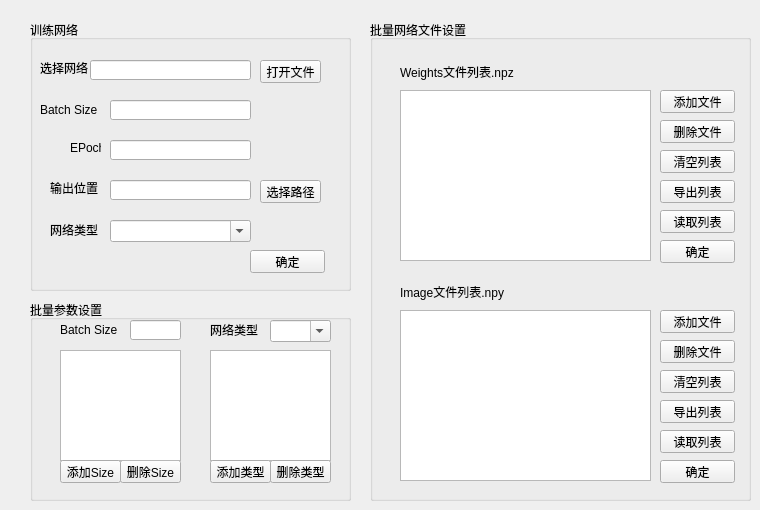
    <widget class="QWidget" name="tabnet">
     <attribute name="title">
      <string>Net</string>
     </attribute>
     <widget class="QGroupBox" name="groupTrain">
      <property name="geometry">
       <rect>
        <x>30</x>
        <y>20</y>
        <width>321</width>
        <height>271</height>
       </rect>
      </property>
      <property name="title">
       <string>训练网络</string>
      </property>
      <widget class="QLabel" name="label">
       <property name="geometry">
        <rect>
         <x>10</x>
         <y>40</y>
         <width>51</width>
         <height>16</height>
        </rect>
       </property>
       <property name="text">
        <string>选择网络</string>
       </property>
      </widget>
      <widget class="QLineEdit" name="txtT1OpenNet">
       <property name="geometry">
        <rect>
         <x>60</x>
         <y>40</y>
         <width>161</width>
         <height>20</height>
        </rect>
       </property>
      </widget>
      <widget class="QPushButton" name="btnT1OpenNet">
       <property name="geometry">
        <rect>
         <x>230</x>
         <y>40</y>
         <width>61</width>
         <height>23</height>
        </rect>
       </property>
       <property name="text">
        <string>打开文件</string>
       </property>
      </widget>
      <widget class="QLabel" name="label_17">
       <property name="geometry">
        <rect>
         <x>10</x>
         <y>80</y>
         <width>61</width>
         <height>20</height>
        </rect>
       </property>
       <property name="text">
        <string>Batch Size</string>
       </property>
      </widget>
      <widget class="QLineEdit" name="txtT1BatchSize">
       <property name="geometry">
        <rect>
         <x>80</x>
         <y>80</y>
         <width>141</width>
         <height>20</height>
        </rect>
       </property>
      </widget>
      <widget class="QLabel" name="label_18">
       <property name="geometry">
        <rect>
         <x>40</x>
         <y>120</y>
         <width>31</width>
         <height>16</height>
        </rect>
       </property>
       <property name="text">
        <string>EPoch</string>
       </property>
      </widget>
      <widget class="QLineEdit" name="txtT1EPoch">
       <property name="geometry">
        <rect>
         <x>80</x>
         <y>120</y>
         <width>141</width>
         <height>20</height>
        </rect>
       </property>
      </widget>
      <widget class="QPushButton" name="btnT1confirm1">
       <property name="geometry">
        <rect>
         <x>220</x>
         <y>230</y>
         <width>75</width>
         <height>23</height>
        </rect>
       </property>
       <property name="text">
        <string>确定</string>
       </property>
      </widget>
      <widget class="QComboBox" name="cmbT1NetType">
       <property name="geometry">
        <rect>
         <x>80</x>
         <y>200</y>
         <width>141</width>
         <height>22</height>
        </rect>
       </property>
       <property name="editable">
        <bool>true</bool>
       </property>
      </widget>
      <widget class="QPushButton" name="btnT1PathSelection">
       <property name="geometry">
        <rect>
         <x>230</x>
         <y>160</y>
         <width>61</width>
         <height>23</height>
        </rect>
       </property>
       <property name="text">
        <string>选择路径</string>
       </property>
      </widget>
      <widget class="QLabel" name="label_71">
       <property name="geometry">
        <rect>
         <x>20</x>
         <y>200</y>
         <width>51</width>
         <height>20</height>
        </rect>
       </property>
       <property name="text">
        <string>网络类型</string>
       </property>
      </widget>
      <widget class="QLineEdit" name="txtT1OutputPath">
       <property name="geometry">
        <rect>
         <x>80</x>
         <y>160</y>
         <width>141</width>
         <height>20</height>
        </rect>
       </property>
      </widget>
      <widget class="QLabel" name="label_72">
       <property name="geometry">
        <rect>
         <x>20</x>
         <y>160</y>
         <width>51</width>
         <height>16</height>
        </rect>
       </property>
       <property name="text">
        <string>输出位置</string>
       </property>
      </widget>
     </widget>
     <widget class="QGroupBox" name="groupBatNet">
      <property name="geometry">
       <rect>
        <x>370</x>
        <y>20</y>
        <width>381</width>
        <height>481</height>
       </rect>
      </property>
      <property name="title">
       <string>批量网络文件设置</string>
      </property>
      <widget class="QPushButton" name="btnT1RemoveFile">
       <property name="geometry">
        <rect>
         <x>290</x>
         <y>100</y>
         <width>75</width>
         <height>23</height>
        </rect>
       </property>
       <property name="text">
        <string>删除文件</string>
       </property>
      </widget>
      <widget class="QPushButton" name="btnT1AddFile">
       <property name="geometry">
        <rect>
         <x>290</x>
         <y>70</y>
         <width>75</width>
         <height>23</height>
        </rect>
       </property>
       <property name="text">
        <string>添加文件</string>
       </property>
      </widget>
      <widget class="QLabel" name="label_15">
       <property name="geometry">
        <rect>
         <x>30</x>
         <y>42</y>
         <width>121</width>
         <height>20</height>
        </rect>
       </property>
       <property name="text">
        <string>Weights文件列表.npz</string>
       </property>
      </widget>
      <widget class="QPushButton" name="btnT1confirm2">
       <property name="geometry">
        <rect>
         <x>290</x>
         <y>220</y>
         <width>75</width>
         <height>23</height>
        </rect>
       </property>
       <property name="text">
        <string>确定</string>
       </property>
      </widget>
      <widget class="QPushButton" name="btnT1RemoveAll">
       <property name="geometry">
        <rect>
         <x>290</x>
         <y>130</y>
         <width>75</width>
         <height>23</height>
        </rect>
       </property>
       <property name="text">
        <string>清空列表</string>
       </property>
      </widget>
      <widget class="QPushButton" name="btnT1ExportList">
       <property name="geometry">
        <rect>
         <x>290</x>
         <y>160</y>
         <width>75</width>
         <height>23</height>
        </rect>
       </property>
       <property name="text">
        <string>导出列表</string>
       </property>
      </widget>
      <widget class="QPushButton" name="btnT1ImportList">
       <property name="geometry">
        <rect>
         <x>290</x>
         <y>190</y>
         <width>75</width>
         <height>23</height>
        </rect>
       </property>
       <property name="text">
        <string>读取列表</string>
       </property>
      </widget>
      <widget class="QListWidget" name="lstT1NetList">
       <property name="geometry">
        <rect>
         <x>30</x>
         <y>70</y>
         <width>251</width>
         <height>171</height>
        </rect>
       </property>
      </widget>
      <widget class="QPushButton" name="btnT1confirm3">
       <property name="geometry">
        <rect>
         <x>290</x>
         <y>440</y>
         <width>75</width>
         <height>23</height>
        </rect>
       </property>
       <property name="text">
        <string>确定</string>
       </property>
      </widget>
      <widget class="QLabel" name="label_21">
       <property name="geometry">
        <rect>
         <x>30</x>
         <y>262</y>
         <width>111</width>
         <height>20</height>
        </rect>
       </property>
       <property name="text">
        <string>Image文件列表.npy</string>
       </property>
      </widget>
      <widget class="QListWidget" name="lstT1ImageList">
       <property name="geometry">
        <rect>
         <x>30</x>
         <y>290</y>
         <width>251</width>
         <height>171</height>
        </rect>
       </property>
      </widget>
      <widget class="QPushButton" name="btnT1AddFile_2">
       <property name="geometry">
        <rect>
         <x>290</x>
         <y>290</y>
         <width>75</width>
         <height>23</height>
        </rect>
       </property>
       <property name="text">
        <string>添加文件</string>
       </property>
      </widget>
      <widget class="QPushButton" name="btnT1RemoveAll_2">
       <property name="geometry">
        <rect>
         <x>290</x>
         <y>350</y>
         <width>75</width>
         <height>23</height>
        </rect>
       </property>
       <property name="text">
        <string>清空列表</string>
       </property>
      </widget>
      <widget class="QPushButton" name="btnT1ExportList_2">
       <property name="geometry">
        <rect>
         <x>290</x>
         <y>380</y>
         <width>75</width>
         <height>23</height>
        </rect>
       </property>
       <property name="text">
        <string>导出列表</string>
       </property>
      </widget>
      <widget class="QPushButton" name="btnT1ImportList_2">
       <property name="geometry">
        <rect>
         <x>290</x>
         <y>410</y>
         <width>75</width>
         <height>23</height>
        </rect>
       </property>
       <property name="text">
        <string>读取列表</string>
       </property>
      </widget>
      <widget class="QPushButton" name="btnT1RemoveFile_2">
       <property name="geometry">
        <rect>
         <x>290</x>
         <y>320</y>
         <width>75</width>
         <height>23</height>
        </rect>
       </property>
       <property name="text">
        <string>删除文件</string>
       </property>
      </widget>
     </widget>
     <widget class="QGroupBox" name="groupBox_31">
      <property name="geometry">
       <rect>
        <x>30</x>
        <y>300</y>
        <width>321</width>
        <height>201</height>
       </rect>
      </property>
      <property name="title">
       <string>批量参数设置</string>
      </property>
      <widget class="QComboBox" name="cmbT1NetType_2">
       <property name="geometry">
        <rect>
         <x>240</x>
         <y>20</y>
         <width>61</width>
         <height>22</height>
        </rect>
       </property>
       <property name="editable">
        <bool>true</bool>
       </property>
      </widget>
      <widget class="QLabel" name="label_73">
       <property name="geometry">
        <rect>
         <x>180</x>
         <y>20</y>
         <width>51</width>
         <height>20</height>
        </rect>
       </property>
       <property name="text">
        <string>网络类型</string>
       </property>
      </widget>
      <widget class="QListWidget" name="lstT1TypeList">
       <property name="geometry">
        <rect>
         <x>180</x>
         <y>50</y>
         <width>121</width>
         <height>111</height>
        </rect>
       </property>
      </widget>
      <widget class="QPushButton" name="btnT1RemoveType">
       <property name="geometry">
        <rect>
         <x>240</x>
         <y>160</y>
         <width>61</width>
         <height>23</height>
        </rect>
       </property>
       <property name="text">
        <string>删除类型</string>
       </property>
      </widget>
      <widget class="QPushButton" name="btnT1AddType">
       <property name="geometry">
        <rect>
         <x>180</x>
         <y>160</y>
         <width>61</width>
         <height>23</height>
        </rect>
       </property>
       <property name="text">
        <string>添加类型</string>
       </property>
      </widget>
      <widget class="QPushButton" name="btnT1RemoveSize">
       <property name="geometry">
        <rect>
         <x>90</x>
         <y>160</y>
         <width>61</width>
         <height>23</height>
        </rect>
       </property>
       <property name="text">
        <string>删除Size</string>
       </property>
      </widget>
      <widget class="QLabel" name="label_22">
       <property name="geometry">
        <rect>
         <x>30</x>
         <y>20</y>
         <width>61</width>
         <height>20</height>
        </rect>
       </property>
       <property name="text">
        <string>Batch Size</string>
       </property>
      </widget>
      <widget class="QListWidget" name="lstT1SizeList">
       <property name="geometry">
        <rect>
         <x>30</x>
         <y>50</y>
         <width>121</width>
         <height>111</height>
        </rect>
       </property>
      </widget>
      <widget class="QLineEdit" name="txtT1BatchSize_3">
       <property name="geometry">
        <rect>
         <x>100</x>
         <y>20</y>
         <width>51</width>
         <height>20</height>
        </rect>
       </property>
      </widget>
      <widget class="QPushButton" name="btnT1AddSize">
       <property name="geometry">
        <rect>
         <x>30</x>
         <y>160</y>
         <width>61</width>
         <height>23</height>
        </rect>
       </property>
       <property name="text">
        <string>添加Size</string>
       </property>
      </widget>
     </widget>
    </widget>
